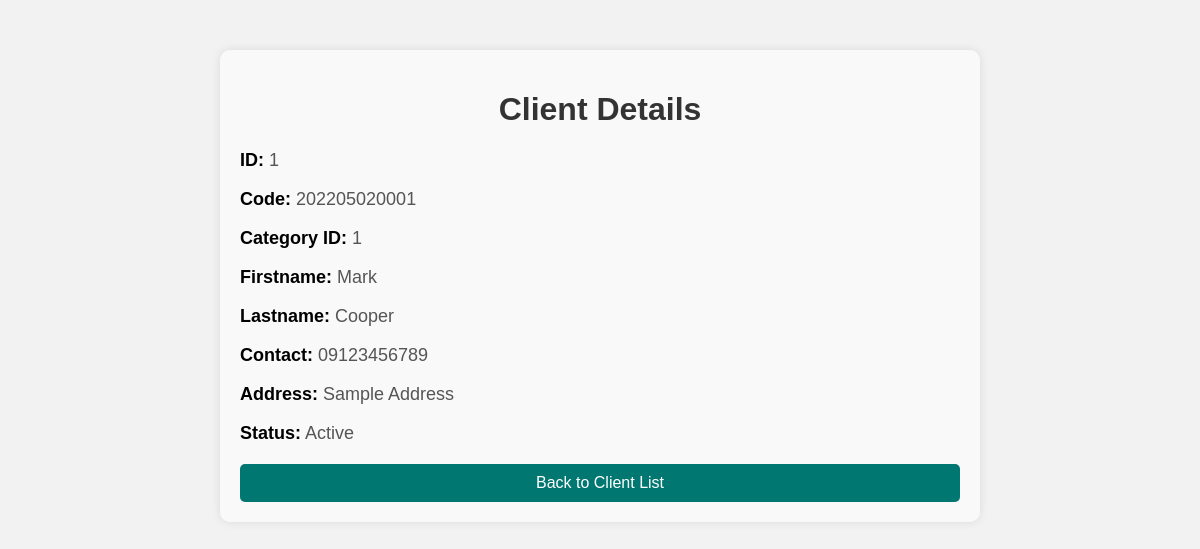
/view_client.php?id=1, run on an earlier commit of the app's database.
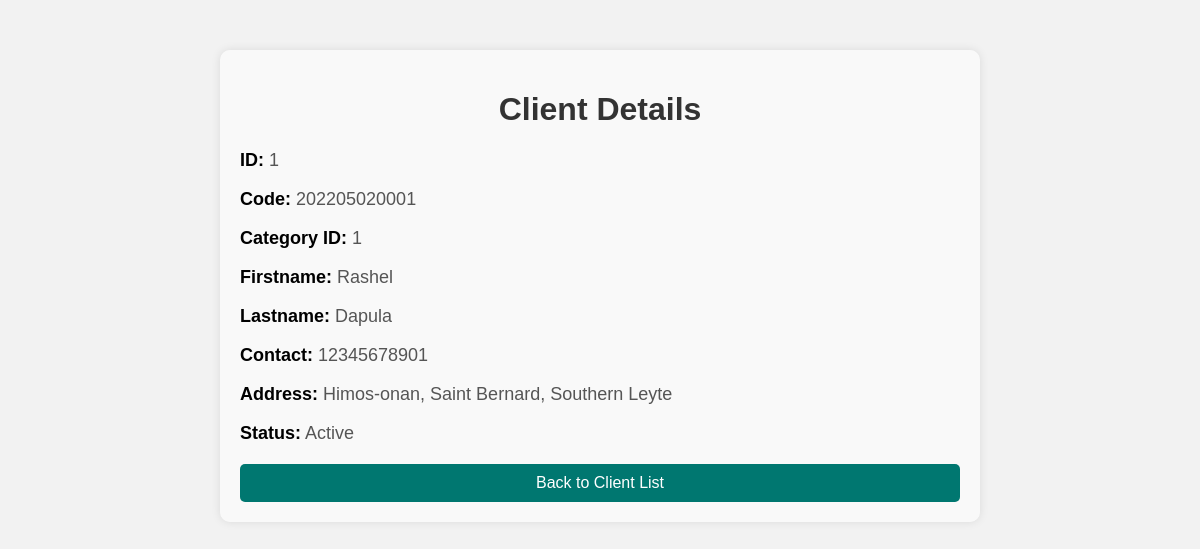
And on a later commit of the database.
### tables this page shows
CREATE TABLE `client_list` (
  `id` int(30) NOT NULL,
  `code` varchar(100) NOT NULL,
  `category_id` int(30) NOT NULL,
  `firstname` text NOT NULL,
  `middlename` text DEFAULT NULL,
  `lastname` text NOT NULL,
  `gender` varchar(10) DEFAULT NULL,
  `birthdate` date DEFAULT NULL,
  `contact` text NOT NULL,
  `address` text NOT NULL,
  `purok` varchar(50) DEFAULT NULL,
  `first_reading` float(12,2) NOT NULL,
  `status` tinyint(1) NOT NULL DEFAULT 1,
  `delete_flag` tinyint(1) NOT NULL DEFAULT 0,
  `date_created` datetime NOT NULL DEFAULT current_timestamp(),
  `date_updated` datetime NOT NULL DEFAULT current_timestamp() ON UPDATE current_timestamp()
);

### view_client.php (the view, shortened to what this page needs)
<?php
include 'db.php';
if ($_SERVER['REQUEST_METHOD'] == 'GET' && isset($_GET['id'])) {
    $client_id = $_GET['id'];
    $stmt = $conn->prepare("SELECT * FROM client_list WHERE id = ?");
    $stmt->bind_param("i", $client_id);
    $stmt->execute();
    $result = $stmt->get_result();
    if ($result->num_rows > 0) {
        $row = $result->fetch_assoc();
        ?>
        <!DOCTYPE html>
        <html lang="en">
        <head>
        </head>
        <body>
            <div class="container">
                <h1>Client Details</h1>
                <div class="details">
                    <p><span>ID:</span> <?php echo $row['id']; ?></p>
                    <p><span>Code:</span> <?php echo $row['code']; ?></p>
                    <p><span>Category ID:</span> <?php echo $row['category_id']; ?></p>
                    <p><span>Firstname:</span> <?php echo $row['firstname']; ?></p>
                    <p><span>Lastname:</span> <?php echo $row['lastname']; ?></p>
                    <p><span>Contact:</span> <?php echo $row['contact']; ?></p>
                    <p><span>Address:</span> <?php echo $row['address']; ?></p>
                    <p><span>Status:</span> <?php echo $row['status'] == 1 ? 'Active' : 'Inactive'; ?></p>
                </div>
                <a href="view_clients.php" class="back-link">Back to Client List</a>
            </div>
        </body>
        </html>
        <?php
    } else {
        echo "Client not found.";
    }
} else {
    echo "Invalid request.";
}
?>

### view_client.php (style rules this page uses)
body { font-family: Arial, sans-serif; margin: 0; padding: 0; background-color: #f2f2f2; }
.container { width: 60%; margin: 50px auto; padding: 20px; background-color: #ffffff94; box-shadow: 0 0 10px rgba(0, 0, 0, 0.1); border-radius: 10px; position: relative; }
.container h1 { text-align: center; color: #333; }
.details { margin: 20px 0; }
.details p { font-size: 18px; color: #555; }
.details p span { font-weight: bold; color: #000; }
.back-link { display: block; text-align: center; margin-top: 20px; padding: 10px 20px; text-decoration: none; color: #fff; background-color: #007770; border-radius: 5px; transition: background-color 0.3s; }

What changed in the data, as far as the page shows it:
changed client_list id 1: firstname "Mark" → "Rashel"; lastname "Cooper" → "Dapula"; contact "09123456789" → "12345678901"; address "Sample Address" → "Himos-onan, Saint Bernard, Southern Leyte"
